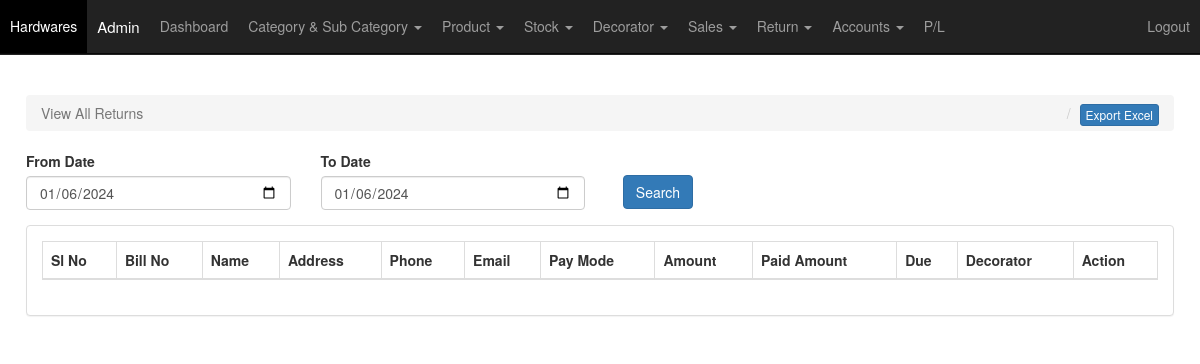
The page /view_return.php (signed in) on the database as committed earlier.
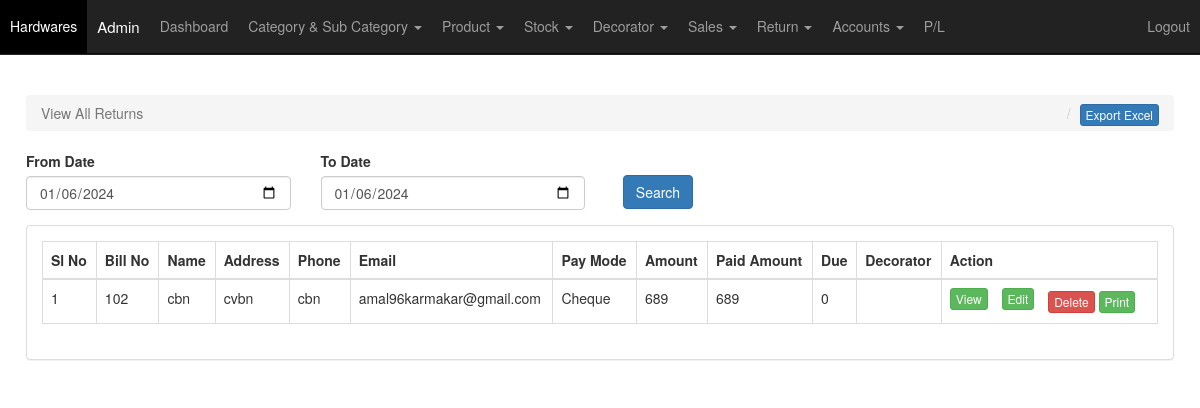
The same page on the database as committed later.
### tables this page shows
CREATE TABLE `sales` (
  `sales_id` int NOT NULL,
  `bill_number` varchar(55) NOT NULL,
  `name` varchar(255) NOT NULL,
  `address` varchar(255) NOT NULL,
  `phone` varchar(55) NOT NULL,
  `email` varchar(55) NOT NULL,
  `pay_mode` varchar(55) NOT NULL,
  `total_purchase_amount` varchar(155) NOT NULL,
  `total_amount` varchar(55) NOT NULL,
  `paid` varchar(55) NOT NULL,
  `due` varchar(55) NOT NULL,
  `description` longtext NOT NULL,
  `decorator_id` varchar(55) NOT NULL,
  `next_payment_date` varchar(55) NOT NULL,
  `refer_type` varchar(15) NOT NULL DEFAULT 'S',
  `insert_date` datetime NOT NULL DEFAULT CURRENT_TIMESTAMP
);

### view_return.php (the view, shortened to what the changed rows need)
<?php include "include/header.php"; ?>
    <div id="wrapper">
        <?php include "top-menu.php"; ?>
        <div id="page-wrapper">
            <div class="container-fluid">
                <div class="row">
                    <?php if($_REQUEST['flag'] == "edit") {
                          $show=mysqli_fetch_array(mysqli_query($conn, "SELECT * from `sales` where `sales_id` = '$_REQUEST[edit_id]'")); ?>
                        <div class="col-lg-12 col-md-12">
                            <form role="form" action="<?php echo $_SERVER['PHP_SELF']; ?>" method="POST">
                                <input name="sales_id" value="<?php echo $show['sales_id']; ?>" type="hidden">
                                <div class="col-md-3">
                                    <div class="form-group">
                                      <label>Bill Number</label>
                                      <input class="form-control" name="bill_num" value="<?php echo $show['bill_number']; ?>" type="text" placeholder="Enter Bill Number">
                                    </div>
                                </div>
                                <div class="col-md-3">
                                    <div class="form-group">
                                      <label>Name</label>
                                      <input class="form-control" name="name" value="<?php echo $show['name']; ?>" type="text" placeholder="Enter Name">
                                    </div>
                                </div>
                                <div class="col-md-3">
                                    <div class="form-group">
                                      <label>Phone</label>
                                      <input class="form-control" name="phone" value="<?php echo $show['phone']; ?>" type="text" placeholder="Enter Phone">
                                    </div>
                                </div>
                                <div class="col-md-3">
                                    <div class="form-group">
                                      <label>Email</label>
                                      <input class="form-control" name="email" value="<?php echo $show['email']; ?>" type="text" placeholder="Enter Email">
                                    </div>
                                </div>
                                <div class="col-lg-12">
                                    <table class="table table-bordered">
                                        <thead>
                                          <tr class="success">
                                            <th>Total Amount</th>
                                            <th>Previous Payment</th>
                                            <th>Due Amount</th>
                                          </tr>
                                        </thead>
                                        <tbody>
                                          <tr>
                                            <td>Rs. <?php echo $show['total_amount']; ?></td>
                                            <td>Rs. <?php echo $show['paid']; ?><input name="ppaid" type="hidden" value="<?php echo $show['paid']; ?>"></td>
                                            <td>Rs. <?php echo $show['due']; ?><input id="pdue" name="pdue" type="hidden" value="<?php echo $show['due']; ?>"></td>
                                          </tr>
                                        </tbody>
                                    </table>
                                </div>
                                <div class="col-md-2">
                                    <div class="form-group">
                                    	<label>Payment mode <span class="text-danger">*</span></label>
                                    	<select class="form-control" name="paytype" id="paytype" required="">
                                    		<option>Select Pay Mode</option>
                                    		<option value="Cash" <?php if($show['pay_mode']=="Cash") { echo "selected"; } else { } ?>>Cash</option>
                                    		<option value="Google pay" <?php if($show['pay_mode']=="Google pay") { echo "selected"; } else { } ?>>Google pay</option>
                                    		<option value="UPI/Net banking" <?php if($show['pay_mode']=="UPI/Net banking") { echo "selected"; } else { } ?>>UPI/Net banking</option>
                                    		<option value="Credit card" <?php if($show['pay_mode']=="Credit card") { echo "selected"; } else { } ?>>Credit card</option>
                                    		<option value="Debit card" <?php if($show['pay_mode']=="Debit card") { echo "selected"; } else { } ?>>Debit card</option>
                                    		<option value="Cheque" <?php if($show['pay_mode']=="Cheque") { echo "selected"; } else { } ?>>Cheque</option>
                                    		<option value="Paytm" <?php if($show['pay_mode']=="Paytm") { echo "selected"; } else { } ?>>Paytm</option>
                                    	</select>
                                    </div>
                                </div>
                                <div class="col-md-2">
                                    <div class="form-group">
                                      <label>Total Amount</label>
                                      <input class="form-control" name="tamount" value="<?php echo $show['total_amount']; ?>" type="text" placeholder="Enter Total Amount">
                                    </div>
                                </div>
                                <div class="col-md-2">
                                    <div class="form-group">
                                      <label>Paid</label>
                                      <input class="form-control" id="paid1" name="paid" onkeyup="calc1()" type="text" placeholder="Enter Paid">
                                    </div>
                                </div>
                                <div class="col-md-2">
                                    <div class="form-group">
                                      <label>Due</label>
                                      <input class="form-control" id="due1" name="due" type="text" placeholder="Enter Due">
                                    </div>
                                </div>
                                <div class="col-md-4">
                                    <div class="form-group">
                                      <label>Description</label>
                                      <textarea class="form-control" name="description" rows="4" cols="50" placeholder="Enter Description" style="height:80px;"><?php echo $show['description']; ?></textarea>
                                    </div>
                                </div>
                                <hr>
                                <div class="col-md-12">
                                        <table class="table table-bordered" id="sumtable">
                                          <thead>
                                            <tr class="success">
                                              <th>Item Name</th>
                                              <th>Quantity</th>
                                              <th>Price (Per Unit)</th>
                                              <th>Total Price</th>
                                              <th>Item Description</th>
                                            </tr>
                                          </thead>
                                          <tbody class="field_wrapper" id="product_table">
                                            <?php $sql_stock = mysqli_query($conn, "SELECT * FROM item_sales WHERE sales_id='".$show['sales_id']."'");
                                            while($show_stock = mysqli_fetch_array($sql_stock)) { ?>
                                            <tr>
                                              <td><?php $sql_pname = mysqli_fetch_array(mysqli_query($conn, "SELECT * FROM product WHERE product_id = '".$show_stock['item_name']."'")); echo $sql_pname['product_name']; ?></td>
                                              <td><?php echo $show_stock['quantity']; ?></td>
                                              <td><?php echo $show_stock['price']; ?></td>
                                              <td><?php echo ($show_stock['quantity']*$show_stock['price']); ?></td>
                                              <td><?php echo $show_stock['description']; ?></td>
                                            </tr>
                                            <?php } ?>
                                          </tbody>
                                        </table>
                                </div>
                                <hr>
                                <div class="col-lg-4">
                                    <div class="form-group">
                                      <label>Select Decorator</label>
                                      <select class="form-control select2" name="decorator" style="height:40px;" onchange="showDiv(this.value)">
                                        <option selected="selected">Select Decorator</option>
                                        <?php $sql_stock=mysqli_query($conn, "SELECT * FROM decorator ORDER BY decorator_id ASC");
                                        while($show_stock = mysqli_fetch_array($sql_stock)) { ?>
                                            <option value="<?php echo $show_stock['decorator_id']; ?>" <?php if($show['decorator_id']==$show_stock['decorator_id']) { echo "selected"; } else { } ?>><?php echo $show_stock['name']; ?> ( <?php echo $show_stock['phone']; ?> )</option>
                                        <?php } ?>
                                      </select>
                                    </div>
                                </div>
                                <div class="col-md-3">
                                    <div class="form-group">
                                      <label>Next Payment Date</label>
                                      <input class="form-control" name="cdate" value="<?php echo $show['next_payment_date']; ?>" type="date" placeholder="Enter Next Payment Date">
                                    </div>
                                </div>
                                <div class="col-md-4">
                                    <div class="form-group">
                                      <label>Address</label>
                                      <textarea class="form-control" name="address" rows="4" cols="50" placeholder="Enter Address"><?php echo $show['address']; ?></textarea>
                                    </div>
                                </div>
                                <div class="col-md-3">
                                    <div class="form-group">
                                        <input name="update" class="btn btn-primary" type="submit" value="Update" />
                                        <a href="view_sales.php" class="btn btn-primary">Cancel</a>
                                    </div>
                                </div>
                            </form>
                    </div>
                    <?php } else { ?>
                    <div class="col-lg-12 col-md-12">
                      <div class="panel panel-default">
                          <div class="panel-body">
                            <table class="table table-bordered" id="example">
                              <thead>
                                <tr>
                                  <th>Sl No</th>
                                  <th>Bill No</th>
                                  <th>Name</th>
                                  <th>Address</th>
                                  <th>Phone</th>
                                  <th>Email</th>
                                  <th>Pay Mode</th>
                                  <th>Amount</th>
                                  <th>Paid Amount</th>
                                  <th>Due</th>
                                  <th>Decorator</th>
                                  <th>Action</th>
                                </tr>
                              </thead>
                              <tbody>
                            <?php $i = 1;
                              if (isset($_POST['search'])) {
                                $from = $_POST["from"];
                                $to = $_POST["to"];
                                $sql_stock = mysqli_query($conn, "SELECT * FROM sales WHERE WHERE refer_type='R' AND date(insert_date) BETWEEN '$from' AND '$to'");
                              } else {
                                $sql_stock=mysqli_query($conn, "SELECT * FROM sales WHERE refer_type='R' ORDER BY sales_id ASC");
                              }
                              while($show_stock = mysqli_fetch_array($sql_stock)) { ?>
                                <tr>
                                  <td><?php echo $i; ?></td>
                                  <td><?php echo $show_stock['bill_number']; ?></td>
                                  <td><?php echo $show_stock['name']; ?></td>
                                  <td><?php echo $show_stock['address']; ?></td>
                                  <td><?php echo $show_stock['phone']; ?></td>
                                  <td><?php echo $show_stock['email']; ?></td>
                                  <td><?php echo $show_stock['pay_mode']; ?></td>
                                  <td><?php echo $show_stock['total_amount']; ?></td>
                                  <td><?php echo $show_stock['paid']; ?></td>
                                  <td><?php echo $show_stock['due']; ?></td>
                                  <td><?php $show_dec = mysqli_fetch_array(mysqli_query($conn, "SELECT * from `decorator` where `decorator_id` = '".$show_stock['decorator_id']."'")); echo $show_dec['name']; ?></td>
                                  <td><?php if($_SESSION['cus']['role']=="User") { ?>
                                      <a class="btn btn-success btn-xs" href="view_sales.php?flag=view&view_id=<?php echo $show_stock['sales_id']; ?>" style="margin-right:10px;margin-bottom:5px;">View</a>
                                      <?php } else { ?>
                                      <a class="btn btn-success btn-xs" href="view_sales.php?flag=view&view_id=<?php echo $show_stock['sales_id']; ?>" style="margin-right:10px;margin-bottom:5px;">View</a>
                                      <a class="btn btn-success btn-xs" href="view_sales.php?flag=edit&edit_id=<?php echo $show_stock['sales_id']; ?>" style="margin-right:10px;margin-bottom:5px;">Edit</a>
                                      <a class="btn btn-danger btn-xs" href="view_sales.php?flag=delete&del_id=<?php echo $show_stock['sales_id']; ?>" onclick="return confirm('Are you sure to delete the record?')">Delete</a>
                                      <a class="btn btn-success btn-xs" href="print_sales.php?view_id=<?php echo $show_stock['sales_id']; ?>" style="margin-right:10px;">Print</a>
                                      <?php } ?>
                                  </td>
                                </tr>
                                <?php $i++; } ?>
                              </tbody>
                            </table>
                          </div>
                      </div>
                    </div>
                    <?php } ?>
                </div>
            </div>
        </div>
    </div>
<?php include "include/footer.php"; ?>

Rows that differ between the two databases and show on the page:
added sales: bill_number "102", name "cbn", address "cvbn", phone "cbn", email "amal96karmakar@gmail.com", pay_mode "Cheque", total_amount "689", paid "689", due "0"
